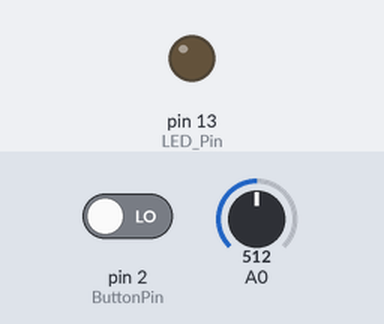
The sketch below on a simulated Arduino Uno, built with avr-gcc and run on an emulated ATmega328P. On the bench: output pins drawn as LEDs (lit = HIGH). The inputs (shaded band) are chosen by the test bench; at power-on: pin 2 (ButtonPin) LOW, A0 = 512. What the sketch prints to the serial monitor is not drawn.

Above: at 7.8 s.
7.9 s: pin 2 (ButtonPin) driven HIGH
At 12.9 s:
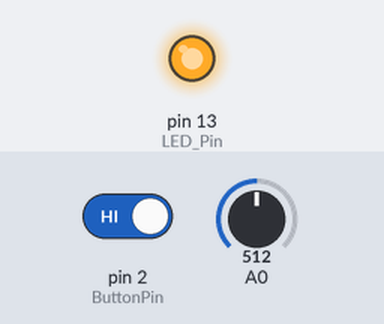
14.6 s: pin 2 (ButtonPin) driven LOW
At 18.7 s:
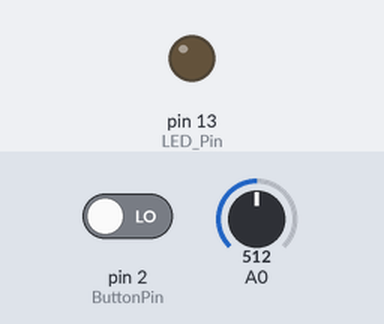
Timing chart, 0 to 20.2 s (numbered marks = the images above; inputs shaded):
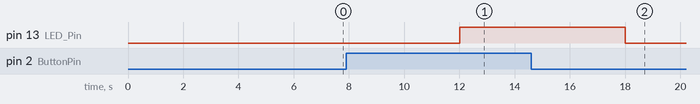

Measured:
- after the input at 7.9 s, pin 13 (LED_Pin): LOW → HIGH after 4.1 s
- after the input at 14.6 s, pin 13 (LED_Pin): HIGH → LOW after 3.4 s

The sketch:

Embedded_Systems_Task.ino
```cpp
const int ButtonPin = 2; //number of button pin
const int LED_Pin = 13; //number of LED pin
const int SensorPin = 0; //number of temprature sensor analog pin A0

void setup() {
pinMode(ButtonPin, INPUT); //initializing button pin as input pin
pinMode(LED_Pin, OUTPUT); //initializing LED pin as output pin
Serial.begin(9600); //opening serial port and setting data rate to 9600 bps
}

void swtch(int led, int button) {
  int state = digitalRead(button); //reading the state of the button pin
  if(state == HIGH) { //checking wheather the button is pressed
    Serial.print("Pressed");
    digitalWrite(led, HIGH); //turning the LED on
    Serial.print("LED is ON");
  }
  else {
    digitalWrite(led, LOW); //turning the LED off
    Serial.print("LED is OFF");
  }
}
void temp(int sensor) {
  int reading = analogRead(sensor); //reading sensor data from the sensor pin
  float TEMP = (reading * 1000 / 1023) /10; //calculating the actual temperature as the data recieved is voltage
  Serial.print("Temperature is: ");
  Serial.print(TEMP);
  Serial.print(" Celsius");
  delay(3000);
}

void loop() {
  swtch(LED_Pin, ButtonPin);
  delay(1000);
  temp(SensorPin);
  delay(2000);
}
```
